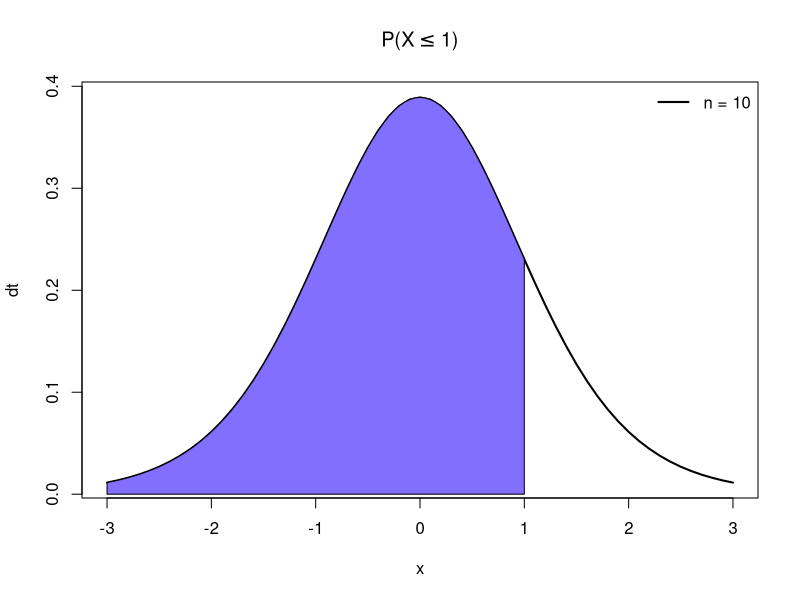
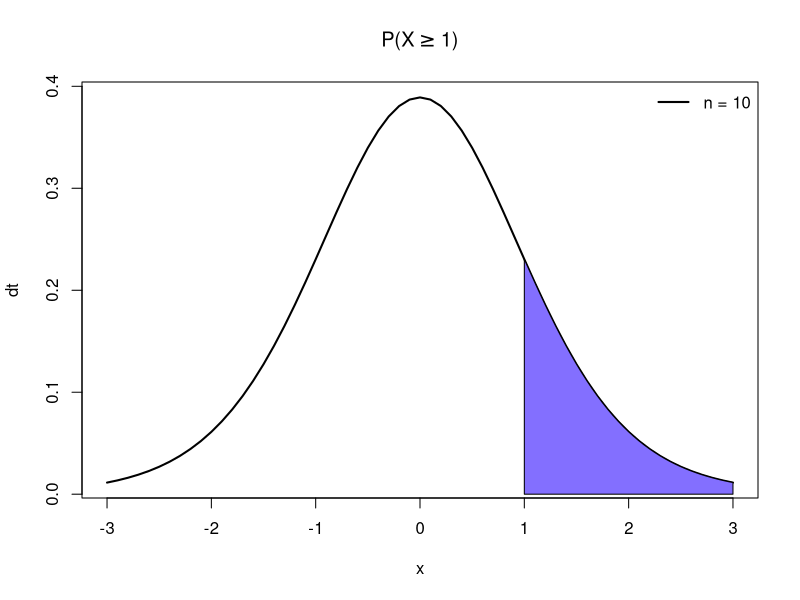
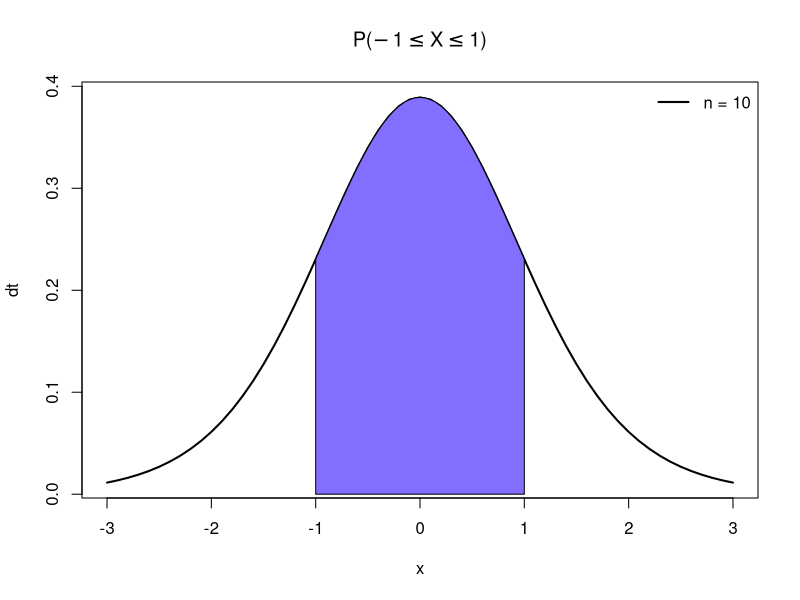
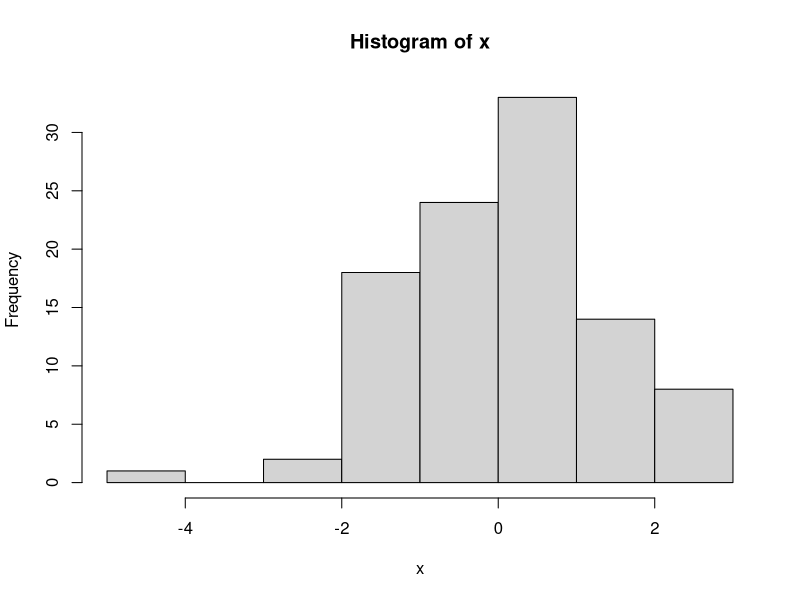
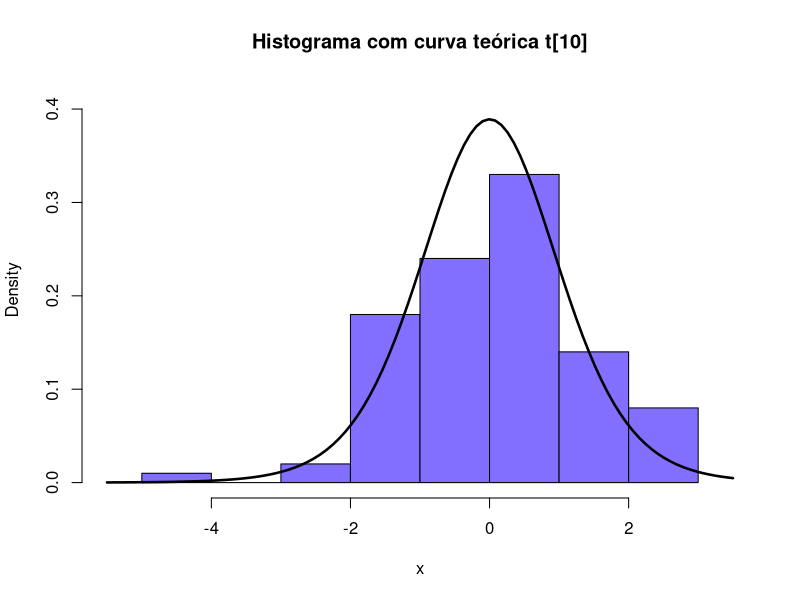
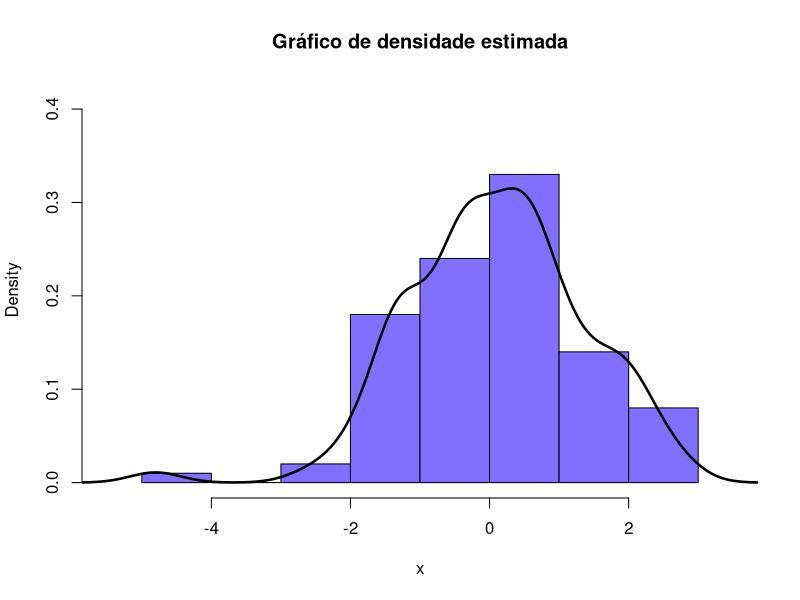

Recreate these plots in R, in order.
## ---- chunk 1
knitr::opts_chunk$set(echo = TRUE)
## ---- chunk 2
quantil = 1
n = 10
## ---- chunk 3
cat('f(1, 10) = ', dt(quantil, n))
## ---- chunk 4
x = seq(-3, 3, by = 0.1)
plot(x, dt(x, n), type = 'l', ylab = 'dt', lwd = 2, main = expression(paste('P(X', phantom()<= 1, ')')))
polygon(x = c(-3, seq(-3, quantil, by = 0.05), quantil), y = c(0, dt(seq(-3, quantil, by = 0.05), n), 0), col = 'SlateBlue1')
legend("topright", legend = c('n = 10'), 
       lty=1, col=c('black'), lwd=2, bty="n")
## ---- chunk 5
cat('P(X <= 1) = ', pt(quantil, n))
## ---- chunk 6
plot(x, dt(x, n), type = 'l', ylab = 'dt', lwd = 2, main = expression(paste('P(X', phantom()>= 1, ')')))
polygon(x = c(quantil, seq(quantil, 3, by = 0.05), 3), y = c(0, dt(seq(quantil, 3, by = 0.05), n), 0), col = 'SlateBlue1')
legend("topright", legend = c('n = 10'), 
       lty=1, col=c('black'), lwd=2, bty="n")
## ---- chunk 7
cat('P(X >= 1) = ', pt(quantil, n, lower.tail = FALSE))
## ---- chunk 8
plot(x, dt(x, n), type = 'l', ylab = 'dt', lwd = 2, main = expression(paste('P(', -1 <= X,
                       phantom()<= 1, ')')))
polygon(x = c(-quantil, seq(-quantil, quantil, by = 0.05), quantil), y = c(0, dt(seq(-quantil, quantil, by = 0.05), n), 0), col = 'SlateBlue1')
legend("topright", legend = c('n = 10'), 
       lty=1, col=c('black'), lwd=2, bty="n")
## ---- chunk 9
cat('P(-1 <= X <= 1) = ', pt(-quantil, n) - pt(quantil, n))
## ---- chunk 10
cat('P(X <= x) = 0.95\n', 'x = ', qt(0.95, n))
## ---- chunk 11
x = rt(100, n)
## ---- chunk 12
y = hist(x)
lim.y = c(0, max(y$density) + max(y$density)/4)
lim.x = c(min(y$breaks) - 0.5, max(y$breaks) + 0.5)
## ---- chunk 13
hist(x, probability = TRUE, main = "Histograma com curva teórica t[10]", col = "SlateBlue1", xlim = lim.x, ylim = lim.y) 
curve(dt(x, n), add=T, lwd = 2.5)

hist(x, freq = F, main = "Gráfico de densidade estimada", col = "SlateBlue1", xlim = lim.x, ylim = lim.y)
lines(density(x), lwd = 2.5)
